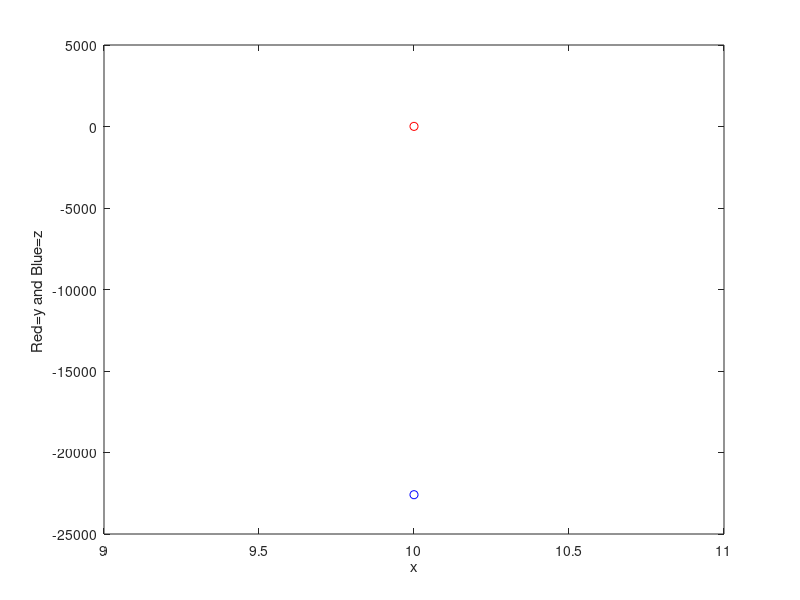

The MATLAB script that drew this image:
f1=@(x,y,z)(-y+z)*exp(1-x)+0.5;
f2=@(x,y,z)y-z^2; 
x0=input('\n Initial value of x: ');
y0=input('\n Initial value of y: ');
z0=input('\n Initial value of z: ');
xn=input('\n Final value of x: '); 
h=input('\n The step size h: '); 
fprintf('\n x        y      z '); 
while x0<=xn
    fprintf('\n%4.3f  %4.3f  %4.3f',x0,y0,z0);
    x1 = x0 + h;
    Ky1 = f1 (x0,y0 ,z0);
    Kz1 = f2 (x0,y0,z0);
    Ky2 =f1 (x1 ,y0+Ky1*h, z0+Kz1*h);
    Kz2 =f2 (x1 ,y0+Ky1*h, z0+Kz1*h);
    y1 = y0 + (Ky1 + Ky2)*h/2;
    z1 = z0 + (Kz1 + Kz2)*h/2;
    x0=x1;
    y0=y1;
    z0=z1;
    plot(x0,y0,'-ro')
    xlabel ( 'x' ) ; ylabel ( 'Red=y and Blue=z ' )
    hold on
    plot (x0,z0,'-bo')
end
